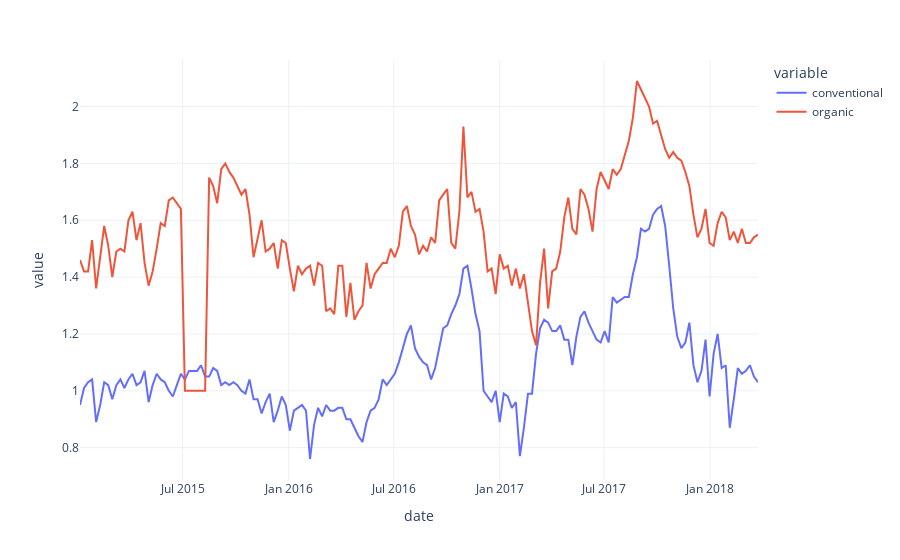

Notebook code cell kept with this figure:
### Code cell
#mask_all            = df.region == 'TotalUS'
mask_conventional   =  (df.region == 'TotalUS') & (df.type == 'conventional') 
mask_organic        =  (df.region == 'TotalUS') & (df.type == 'organic') 

#average_price_media = df.loc[mask_all,['date','average_price']].groupby('date').mean()
average_price_conventional = df.loc[mask_conventional,['date','average_price']]
average_price_organic = df.loc[mask_organic,['date','average_price']]

#average_price_media.columns         = ['media']
average_price_conventional.columns  = ['date','conventional']
average_price_organic.columns       = ['date','organic']


_df = pd.merge(average_price_conventional,average_price_organic,on='date')
_#df = _df.merge(average_price_media,right_index=True,left_on='date')

px.line(
    _df,
    x='date',
    y=['conventional','organic']#,'media']
)

### Figure 1 — Plotly figure (JSON) as saved in the notebook; plotly's stock layout.template omitted (floating-point values rounded to 4 significant figures; data arrays with more than 128 entries replaced by an {"elided": "..."} marker saying what was removed)
{"data": [{"hovertemplate": "variable=conventional<br>date=%{x}<br>value=%{y}<extra></extra>", "legendgroup": "conventional", "line": {"color": "#636efa", "dash": "solid"}, "marker": {"symbol": "circle"}, "mode": "lines", "name": "conventional", "orientation": "v", "showlegend": true, "type": "scatter", "x": {"elided": "169 str values"}, "xaxis": "x", "y": {"elided": "169 float values"}, "yaxis": "y"}, {"hovertemplate": "variable=organic<br>date=%{x}<br>value=%{y}<extra></extra>", "legendgroup": "organic", "line": {"color": "#EF553B", "dash": "solid"}, "marker": {"symbol": "circle"}, "mode": "lines", "name": "organic", "orientation": "v", "showlegend": true, "type": "scatter", "x": {"elided": "169 str values"}, "xaxis": "x", "y": {"elided": "169 float values"}, "yaxis": "y"}], "layout": {"legend": {"title": {"text": "variable"}, "tracegroupgap": 0}, "margin": {"t": 60}, "xaxis": {"anchor": "y", "domain": [0, 1], "title": {"text": "date"}}, "yaxis": {"anchor": "x", "domain": [0, 1], "title": {"text": "value"}}}}
